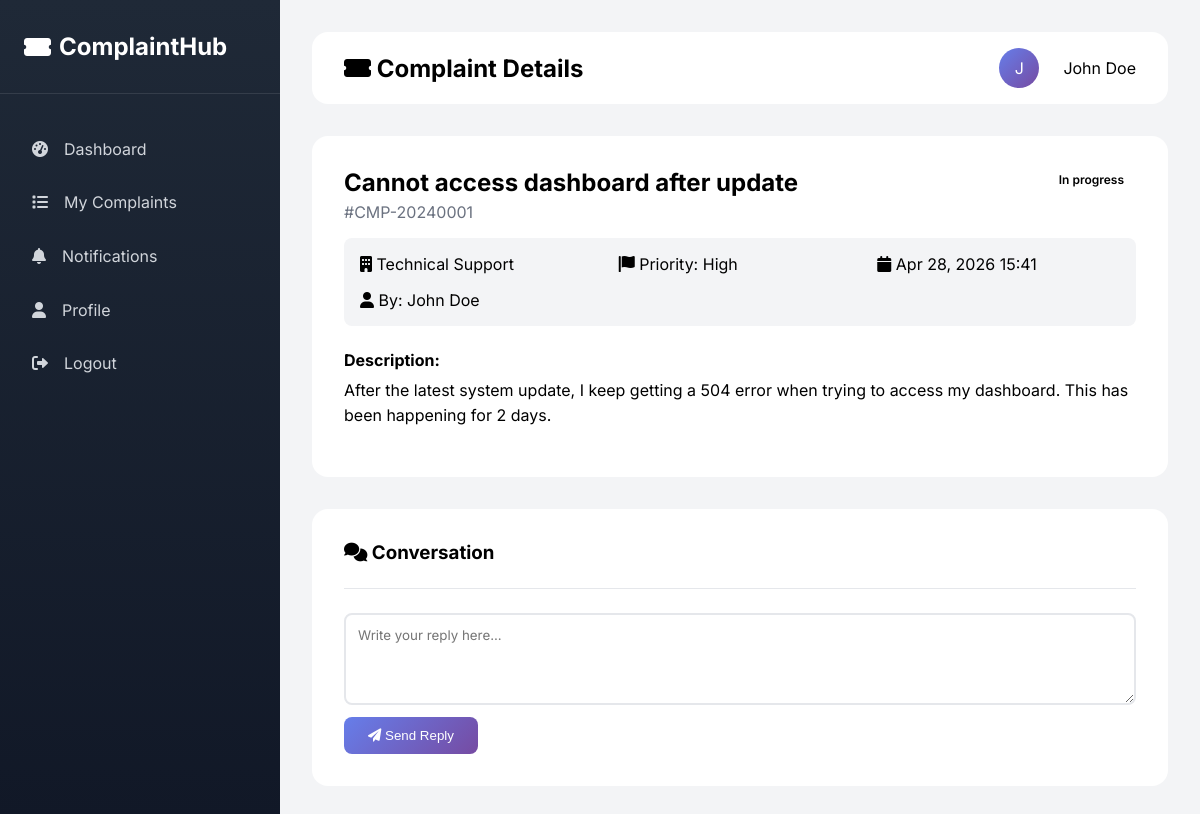
The page /complaint-2.0/view-complaints.php?id=1 (signed in) on the database its author committed.
### tables this page shows
CREATE TABLE IF NOT EXISTS complaints (
    id INT AUTO_INCREMENT PRIMARY KEY,
    user_id INT NOT NULL,
    department_id INT NOT NULL,
    complaint_number VARCHAR(20) UNIQUE NOT NULL,
    title VARCHAR(200) NOT NULL,
    description TEXT NOT NULL,
    priority ENUM('low', 'medium', 'high', 'urgent') DEFAULT 'medium',
    status ENUM('pending', 'in-progress', 'review', 'resolved', 'closed', 'rejected') DEFAULT 'pending',
    attachment VARCHAR(255) DEFAULT NULL,
    admin_response TEXT,
    resolved_at DATETIME,
    created_at TIMESTAMP DEFAULT CURRENT_TIMESTAMP,
    updated_at TIMESTAMP DEFAULT CURRENT_TIMESTAMP ON UPDATE CURRENT_TIMESTAMP,
    FOREIGN KEY (user_id) REFERENCES users(id) ON DELETE CASCADE,
    FOREIGN KEY (department_id) REFERENCES departments(id),
    INDEX idx_user (user_id),
    INDEX idx_status (status),
    INDEX idx_priority (priority),
    INDEX idx_complaint_number (complaint_number)
);

CREATE TABLE IF NOT EXISTS departments (
    id INT AUTO_INCREMENT PRIMARY KEY,
    name VARCHAR(100) NOT NULL,
    description TEXT,
    head_name VARCHAR(100),
    head_email VARCHAR(100),
    response_time_hours INT DEFAULT 24,
    is_active BOOLEAN DEFAULT TRUE,
    created_at TIMESTAMP DEFAULT CURRENT_TIMESTAMP,
    INDEX idx_name (name)
);

CREATE TABLE IF NOT EXISTS users (
    id INT AUTO_INCREMENT PRIMARY KEY,
    name VARCHAR(100) NOT NULL,
    email VARCHAR(100) UNIQUE NOT NULL,
    password VARCHAR(255) NOT NULL,
    phone VARCHAR(20),
    role ENUM('user', 'admin', 'support') DEFAULT 'user',
    profile_pic VARCHAR(255) DEFAULT NULL,
    email_verified BOOLEAN DEFAULT FALSE,
    verification_token VARCHAR(255),
    reset_token VARCHAR(255),
    reset_expires DATETIME,
    created_at TIMESTAMP DEFAULT CURRENT_TIMESTAMP,
    updated_at TIMESTAMP DEFAULT CURRENT_TIMESTAMP ON UPDATE CURRENT_TIMESTAMP,
    last_login DATETIME,
    is_active BOOLEAN DEFAULT TRUE,
    INDEX idx_email (email),
    INDEX idx_role (role)
);

### complaint-2.0/view-complaints.php (the view, shortened to what this page needs)
<?php
$complaintId = $_GET['id'] ?? 0;
$db = Database::getInstance()->getConnection();
$userId = $_SESSION['user_id'];
$userRole = $_SESSION['user_role'];
$stmt = $db->prepare("
    SELECT c.*, d.name as department_name, u.name as user_name, u.email as user_email
    FROM complaints c
    JOIN departments d ON c.department_id = d.id
    JOIN users u ON c.user_id = u.id
    WHERE c.id = ? AND (c.user_id = ? OR ? = 'admin')
");
$isAdmin = ($userRole === 'admin') ? 1 : 0;
$stmt->bind_param("iii", $complaintId, $userId, $isAdmin);
$stmt->execute();
$complaint = $stmt->get_result()->fetch_assoc();
?>
<!DOCTYPE html>
<html lang="en">
<head>
    <link rel="stylesheet" href="https://cdnjs.cloudflare.com/ajax/libs/font-awesome/6.0.0-beta3/css/all.min.css">
</head>
<body>
    <div class="sidebar">
        <div class="sidebar-header">
            <h2><i class="fas fa-ticket-alt"></i> ComplaintHub</h2>
        </div>
        <div class="sidebar-nav">
            <a href="dashboard.php"><i class="fas fa-tachometer-alt"></i> Dashboard</a>
            <a href="my-complaints.php"><i class="fas fa-list"></i> My Complaints</a>
            <a href="notifications.php"><i class="fas fa-bell"></i> Notifications</a>
            <a href="profile.php"><i class="fas fa-user"></i> Profile</a>
            <a href="logout.php"><i class="fas fa-sign-out-alt"></i> Logout</a>
        </div>
    </div>
    <div class="main-content">
        <div class="top-bar">
            <h2><i class="fas fa-ticket-alt"></i> Complaint Details</h2>
            <div class="user-menu">
                <div class="user-avatar"><?= strtoupper(substr($_SESSION['user_name'], 0, 1)) ?></div>
                <span><?= htmlspecialchars($_SESSION['user_name']) ?></span>
            </div>
        </div>
        <div class="complaint-detail">
            <div style="display: flex; justify-content: space-between; align-items: start; margin-bottom: 1rem;">
                <div>
                    <h2><?= htmlspecialchars($complaint['title']) ?></h2>
                    <p style="color: #6b7280; margin-top: 0.3rem;">#<?= $complaint['complaint_number'] ?></p>
                </div>
                <span class="status-badge status-<?= str_replace('-', '', $complaint['status']) ?>">
                    <?= ucfirst(str_replace('-', ' ', $complaint['status'])) ?>
                </span>
            </div>
            <div style="display: grid; grid-template-columns: repeat(auto-fit, minmax(200px, 1fr)); gap: 1rem; margin-bottom: 1.5rem; padding: 1rem; background: #f3f4f6; border-radius: 0.5rem;">
                <div><i class="fas fa-building"></i> <?= htmlspecialchars($complaint['department_name']) ?></div>
                <div><i class="fas fa-flag"></i> Priority: <?= ucfirst($complaint['priority']) ?></div>
                <div><i class="fas fa-calendar"></i> <?= date('M d, Y H:i', strtotime($complaint['created_at'])) ?></div>
                <div><i class="fas fa-user"></i> By: <?= htmlspecialchars($complaint['user_name']) ?></div>
            </div>
            <div style="margin-bottom: 1rem;">
                <strong>Description:</strong>
                <p style="margin-top: 0.5rem; line-height: 1.6;"><?= nl2br(htmlspecialchars($complaint['description'])) ?></p>
            </div>
        </div>
        <div class="conversation">
            <h3><i class="fas fa-comments"></i> Conversation</h3>
            <div class="reply-form">
                <form method="POST">
                    <textarea name="message" rows="4" placeholder="Write your reply here..." required></textarea>
                    <button type="submit" name="reply" class="btn-primary">
                        <i class="fas fa-paper-plane"></i> Send Reply
                    </button>
                </form>
            </div>
        </div>
    </div>
</body>
</html>

### complaint-2.0/view-complaints.php (style rules this page uses)
* { margin: 0; padding: 0; box-sizing: border-box; }
body { font-family: 'Inter', sans-serif; background: #f3f4f6; }
.sidebar { position: fixed; left: 0; top: 0; width: 280px; height: 100%; background: linear-gradient(180deg, #1f2937 0%, #111827 100%); color: white; }
.sidebar-header { padding: 2rem 1.5rem; border-bottom: 1px solid rgba(255,255,255,0.1); }
.sidebar-header h2 { font-size: 1.5rem; display: flex; align-items: center; gap: 0.5rem; }
.sidebar-nav { padding: 2rem 1rem; }
.sidebar-nav a { display: flex; align-items: center; gap: 1rem; padding: 0.8rem 1rem; color: #d1d5db; text-decoration: none; border-radius: 0.75rem; margin-bottom: 0.5rem; }
.main-content { margin-left: 280px; padding: 2rem; }
.top-bar { background: white; border-radius: 1rem; padding: 1rem 2rem; display: flex; justify-content: space-between; align-items: center; margin-bottom: 2rem; }
.user-menu { display: flex; align-items: center; gap: 1.5rem; }
.user-avatar { width: 40px; height: 40px; background: linear-gradient(135deg, #667eea, #764ba2); border-radius: 50%; display: flex; align-items: center; justify-content: center; color: white; }
.complaint-detail { background: white; border-radius: 1rem; padding: 2rem; margin-bottom: 2rem; }
.status-badge { padding: 0.25rem 0.75rem; border-radius: 2rem; font-size: 0.75rem; font-weight: 600; }
.conversation { background: white; border-radius: 1rem; padding: 2rem; }
.reply-form { margin-top: 1.5rem; padding-top: 1.5rem; border-top: 1px solid #e5e7eb; }
.reply-form textarea { width: 100%; padding: 0.75rem; border: 2px solid #e5e7eb; border-radius: 0.5rem; font-family: inherit; resize: vertical; }
.btn-primary { background: linear-gradient(135deg, #667eea, #764ba2); color: white; border: none; padding: 0.7rem 1.5rem; border-radius: 0.5rem; cursor: pointer; margin-top: 0.5rem; }

### rows shown on the page
complaints: title "Cannot access dashboard after update", complaint_number "CMP-20240001", status "In progress", department.name "Technical Support", priority "High", created_at "Apr 28, 2026 15:41", user.name "John Doe", description "After the latest system update, I keep getting a 504 error when trying to access my dashboard. This has been happening for 2 days."

### other values the page prints
substr($_SESSION['user_name'], 0, 1) "J"
$_SESSION['user_name'] "John Doe"
